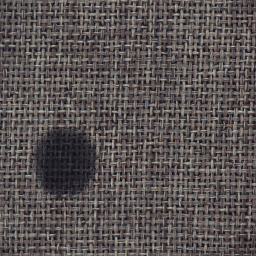
#> input picture test/abnormal/1000.png, 256 x 256 px, found by its file name; its folder holds only this picture in this run
$ python image_processing.py
#> lines starting #> are read from the running program, lines starting #| are printed output that depends on the picture; long printed decimals are rounded
import cv2
import numpy as np
from matplotlib import pyplot as plt
import os
import matplotlib.cm as cm
from sklearn.metrics import roc_curve, roc_auc_score, precision_recall_curve
from sklearn.metrics import classification_report
from sklearn.metrics import confusion_matrix, plot_confusion_matrix


dataset = '/home/iialab3/mVtec/carpet/preprocessing/test'

def imageProcessing(file_list, classTitle, filtersize):
#> called with classTitle = '/abnormal/', filtersize = 5
    scoreList = []
    global dataset
    kernelsize = 9
    for filename in file_list:
        img = cv2.imread(dataset+classTitle+filename)
#> img is the input picture: shape (256, 256, 3); mean B, G, R 82.8, 83.1, 89.5
        img = cv2.cvtColor(img, cv2.COLOR_BGR2GRAY)
#> img: shape (256, 256)

        kernel = np.ones((filtersize,filtersize), np.float32) / (filtersize*filtersize)
        dst = cv2.filter2D(img, -1, kernel)

        dst = 1 - dst


        kernel2 = np.ones((kernelsize, kernelsize), np.uint8)
        dst = cv2.dilate(dst, kernel2, iterations = 3)
        kernel3 = np.ones((kernelsize, kernelsize), np.uint8)
        dst = cv2.erode(dst, kernel2, iterations = 2)

        dst[dst<200] = 0
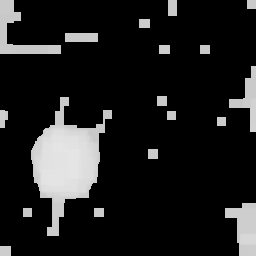
#> dst: shape (256, 256); min 0, max 229, mean 30.8
        dst = dst[10:246, 10:246]
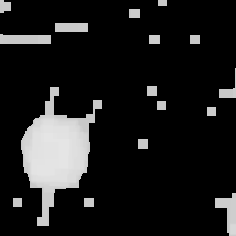
#> dst: shape (236, 236); min 0, max 229, mean 28.9

        scoreList.append(dst.sum())

        # [7 lines of commented-out code are left out]

    return scoreList

img = cv2.imread('/home/iialab3/mVtec/carpet/preprocessing/test/normal')


for filtersize in [5]:
    normal_file_list = os.listdir(dataset+'/normal/')
    normal_file_list.sort()

    abnormal_file_list = os.listdir(dataset+'/abnormal/')
    abnormal_file_list.sort()


    AbnormalList = imageProcessing(abnormal_file_list, "/abnormal/",filtersize)
#> AbnormalList = [1609135]

    NormalList = imageProcessing(normal_file_list, "/normal/",filtersize)
#> call 2 of imageProcessing, with classTitle = '/normal/', filtersize = 5
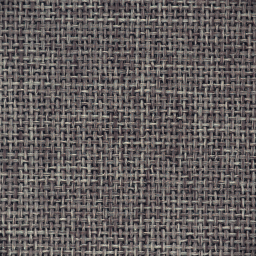
#> input picture test/normal/1000.png, 256 x 256 px, found by its file name
#> in imageProcessing, img is the input picture: shape (256, 256, 3); mean B, G, R 91.9, 92.5, 98.2
#> in imageProcessing (call 2), `dst = cv2.filter2D(img, -1, kernel)`:
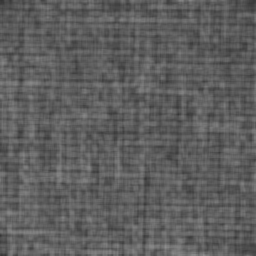
#> dst: shape (256, 256); min 53, max 143, mean 94.1
#> in imageProcessing (call 2), `dst = 1 - dst`:
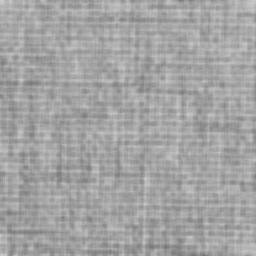
#> dst: shape (256, 256); min 114, max 204, mean 162.9
#> in imageProcessing (call 2), `dst = cv2.dilate(dst, kernel2, iterations = 3)`:
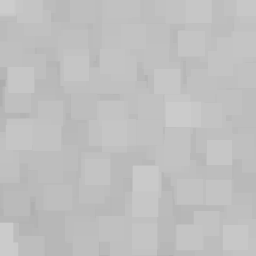
#> dst: shape (256, 256); min 172, max 204, mean 191.3
#> in imageProcessing (call 2), `dst[dst<200] = 0`:
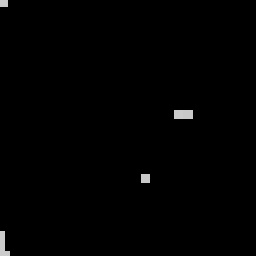
#> dst: shape (256, 256); min 0, max 204, mean 1.4
#> NormalList = [50724]

    x_data = NormalList+AbnormalList
#> x_data = [50724, 1609135]

    x_data = (x_data - min(x_data)) / (max(x_data) - min(x_data) + 0.000001)
#> x_data = [0, 1]

    normal_true = [0 for i in range(len(normal_file_list))]
#> normal_true = [0]
    abnormal_true = [1 for i in range(len(abnormal_file_list))]
#> abnormal_true = [1]

    fpr, tpr, threshold = roc_curve(normal_true+abnormal_true, x_data)
#> fpr = [0, 0, 1]; tpr = [0, 1, 1]; threshold = [inf, 1, 0]
    optimal_index = np.argmax(tpr - fpr)
#> optimal_index = 1
    optimal_threshold = threshold[optimal_index]
#> optimal_threshold = 1
    print(optimal_threshold)
#| 1
    sumTrue = normal_true + abnormal_true
#> sumTrue = [0, 1]
    sumPred= [0 if i<optimal_threshold else 1 for i in x_data]
#> sumPred = [0, 1]

    cnf_matrix = confusion_matrix(sumTrue, sumPred)
#> cnf_matrix = [[1, 0], [0, 1]]

    print("AUC= %0.3f"%( roc_auc_score(sumTrue, sumPred)))
#| AUC= 1.000
    print(classification_report(sumTrue, sumPred,digits=3))
#|               precision    recall  f1-score   support
#|            0      1.000     1.000     1.000         1
#|            1      1.000     1.000     1.000         1
#|     accuracy                          1.000         2
#|    macro avg      1.000     1.000     1.000         2
#| weighted avg      1.000     1.000     1.000         2
    print(cnf_matrix)
#| [[1 0]
#|  [0 1]]
